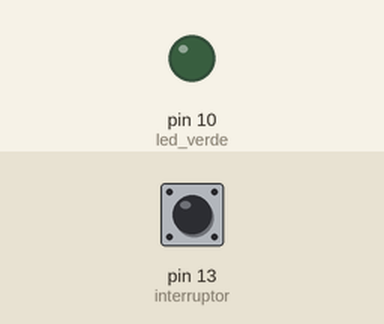
Simulated run of this sketch. Board: Arduino Uno, built with avr-gcc and run on an emulated ATmega328P. On the bench: output pins drawn as LEDs (lit = HIGH). The test bench sets the inputs (shaded band); at power-on: pin 13 (interruptor) HIGH.

Above: at 1.2 s.
1.3 s: pin 13 (interruptor) pulled LOW for 0.15 s
At 1.37 s:
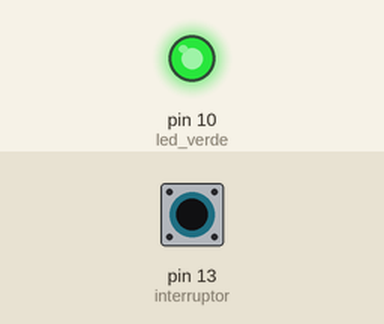
2.9 s: pin 13 (interruptor) pulled LOW for 3.2 s
At 7.0 s:
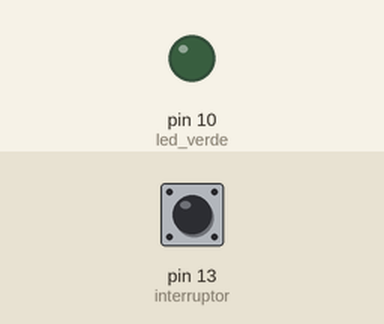
Timing chart, 0 to 8.5 s (numbered marks = the images above; inputs shaded):
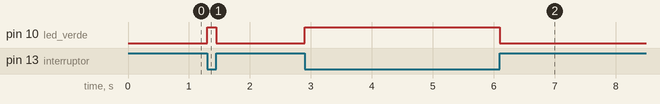

The sketch:

C_digo.ino
```cpp
#include <string.h>

#define interruptor 13
#define led_verde 10

void setup() {
   pinMode(interruptor, INPUT);
   pinMode(led_verde, OUTPUT);
}

void loop() {
  if (digitalRead(interruptor)==LOW){
    digitalWrite(led_verde, HIGH);
  }
  else{
     digitalWrite(led_verde, LOW);
  }

}
```

Measured:
- after the input at 1.3 s, pin 10 (led_verde): LOW → HIGH at once, → LOW 0.15 s later
- after the input at 2.9 s, pin 10 (led_verde): LOW → HIGH at once, → LOW 3.2 s later
